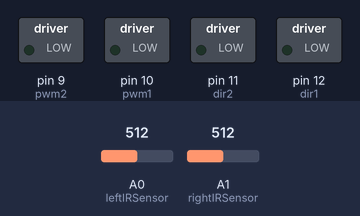
Simulated run of this sketch. Board: Arduino Uno, built with avr-gcc and run on an emulated ATmega328P. Parts: switched loads named in the sketch (green lamp = pin HIGH). The test bench sets the inputs (shaded band); at power-on: A0 (leftIRSensor) = 512, A1 (rightIRSensor) = 512.

Above: at 1.2 s.
1.3 s: A0 (leftIRSensor) set to 105
2.8 s: A0 (leftIRSensor) set to 90
At 3.4 s:
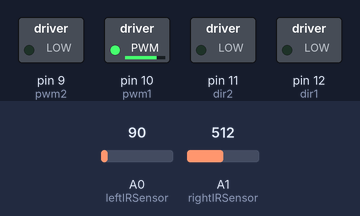
4.3 s: A1 (rightIRSensor) set to 107
5.8 s: A1 (rightIRSensor) set to 95
At 6.9 s:
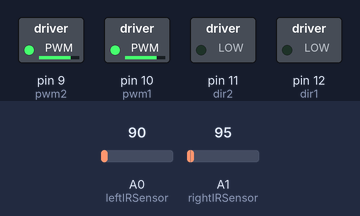
7.3 s: A0 (leftIRSensor) set to 187
8.8 s: A0 (leftIRSensor) set to 209
At 9.2 s:
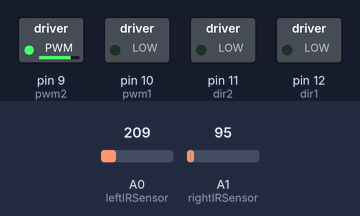
Timing chart, 0 to 11.3 s (numbered marks = the images above; inputs shaded):
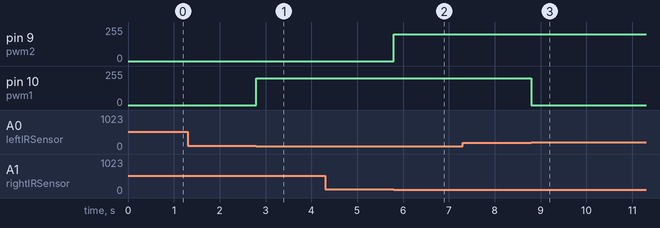

Measured:
- the behaviour switches between 100 and 99 on A0 (leftIRSensor) (found by bisection; images 0 and 1)
- the behaviour switches between 100 and 99 on A1 (rightIRSensor) (found by bisection; images 1 and 2)
- the behaviour switches between 200 and 201 on A0 (leftIRSensor) (found by bisection; images 2 and 3)
- after the input at 1.3 s, every drawn part: stays the same
- after the input at 2.8 s, pin 10 (pwm1): 0/255 → 200/255 at once
- after the input at 4.3 s, every drawn part: stays the same
- after the input at 5.8 s, pin 9 (pwm2): 0/255 → 200/255 at once
- after the input at 7.3 s, every drawn part: stays the same
- after the input at 8.8 s, pin 10 (pwm1): 200/255 → 0/255 at once

The sketch:

LetryLineFollow.ino
```cpp
int leftIRSensor = A0;
int rightIRSensor = A1;
int dir1 = 12;
int dir2 = 11;
int pwm1 = 10; //Left Wheel
int pwm2 = 9; //Right Wheel

void setup() {
  pinMode(leftIRSensor, INPUT);
  pinMode(rightIRSensor, INPUT);
  pinMode(dir1, OUTPUT);
  pinMode(dir2, OUTPUT);
  pinMode(pwm1, OUTPUT);
  pinMode(pwm2, OUTPUT);

  Serial.begin(9600);

}

void loop() {
  int leftSensorValue = analogRead(leftIRSensor);
  int rightSensorValue = analogRead(rightIRSensor);
  if (leftSensorValue < 100 && rightSensorValue < 100)
  {
    analogWrite(pwm1, 200);
    analogWrite(pwm2, 200);
  }
  else if (leftSensorValue > 200 && rightSensorValue < 100)
  {
    analogWrite(pwm1, 0);
    analogWrite(pwm2, 200);
  }
  else if (leftSensorValue < 100 && rightSensorValue > 200)
  {
    analogWrite(pwm1, 200);
    analogWrite(pwm2, 0);
  }
  }
```
